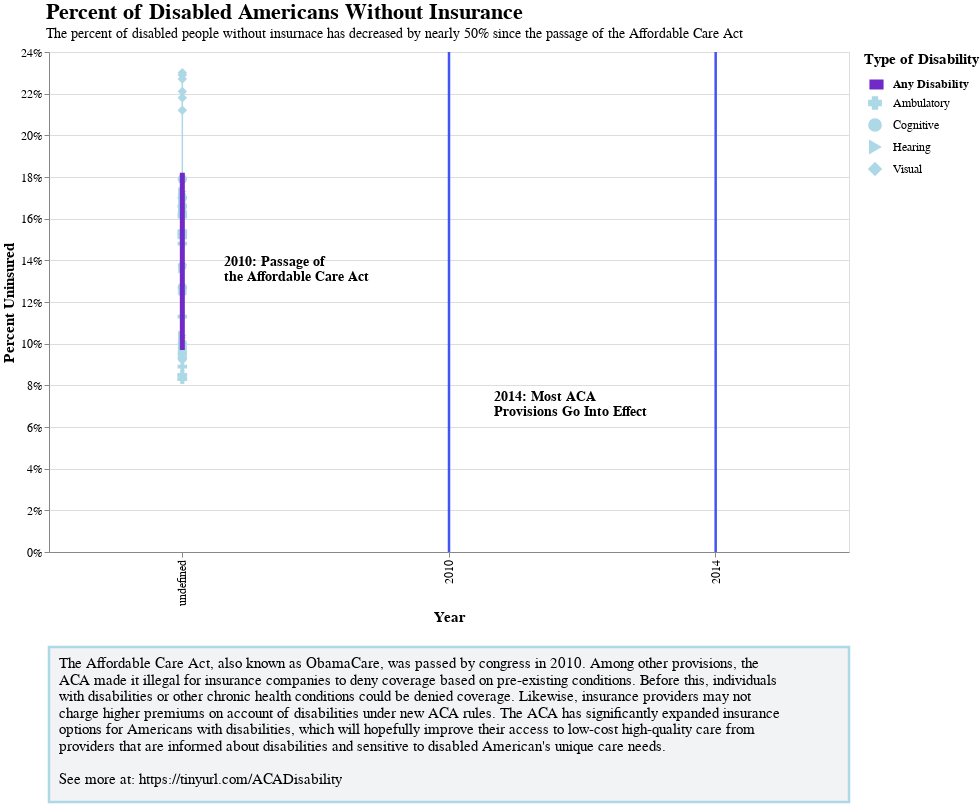

Source (notebook cell):
### Code cell
# fix rules at certain years
aca_df = pd.DataFrame({'year': [2010]})
aca_effect_df = pd.DataFrame({'year': [2014]})

# color scheme for types plot 
type_colors = ['lightblue', 'lightblue', 'lightblue', 'lightblue']

title = alt.TitleParams('Percent of Disabled Americans Without Insurance', 
                        subtitle = 'The percent of disabled people without insurnace has decreased by nearly 50% since the passage of the Affordable Care Act',
                        anchor = 'start',
                        dx = 45, 
                        fontSize = 22, 
                        subtitleFontSize = 14)

all_lines = alt.Chart(disability_df, title = title).transform_filter(
    alt.datum.type == 'Any Disability'
).mark_line(
    strokeWidth = 5
).encode(
    x = alt.X('year:O', axis = alt.Axis(title = 'Year', labelFontSize = 12, titleFontSize = 15)), 
    y = alt.Y('pct_uninsured:Q', 
              axis = alt.Axis(format = '%', title = 'Percent Uninsured', labelFontSize = 12, titleFontSize = 15)), 
    color = alt.Color('type:N', scale = alt.Scale(range = ['#712ac7']), 
                      legend = alt.Legend(title = 'Type of Disability', titleFontSize = 15, 
                                          labelFontSize = 12, labelFontWeight = 'bold', 
                                          symbolStrokeWidth = 10, symbolSize = 200,
                                          orient = "none", legendX = 815, legendY = 0))
)

type_lines = alt.Chart(disability_df).transform_filter(
    (alt.datum.type != 'Any Disability') & (alt.datum.type != 'No Disability') & 
    (alt.datum.type != 'Self-Care') & (alt.datum.type != 'Independent Living')
).mark_line(
    strokeWidth = 1.5
).encode(
    x = alt.X('year:O', axis = alt.Axis(title = 'Year')), 
    y = alt.Y('pct_uninsured:Q', axis = alt.Axis(format = '%', title = 'Percent Uninsured')), 
    color = alt.Color('type:N', scale = alt.Scale(range = type_colors), legend = None), 
    
    shape = alt.Shape('type:N', scale = alt.Scale(range = ['cross', 'circle','triangle-right', 'diamond']), 
                       legend = alt.Legend(title = '', labelFontSize = 12, labelOffset = 11,
                                           symbolFillColor = 'lightblue', symbolSize = 150,
                                           symbolStrokeColor = 'lightblue', orient = "none", 
                                           legendX = 819, legendY = 44)
                     )
)

aca_passage = alt.Chart(aca_df).mark_rule( 
    color = "#4254f5",
    size = 2.5
).encode(
    x = alt.X('year:O')
)

aca_passage_text = alt.Chart(aca_df).mark_text(
    lineBreak = r'\n',
    text = r"2010: Passage of \nthe Affordable Care Act",
    align = 'left',
    fontSize = 13.5, 
    fontWeight = 'bold',
    dy = -40,
    dx = -225
)

aca_effect = alt.Chart(aca_effect_df).mark_rule(
    color = "#4254f5",
    size = 2.5
).encode(
    x = alt.X('year:O')
)

aca_effect_text = alt.Chart(aca_effect_df).mark_text(
    lineBreak = r'\n',
    text = r'2014: Most ACA \nProvisions Go Into Effect', 
    align = 'left',
    fontSize = 13.5, 
    fontWeight = 'bold',
    dy = 95,
    dx = 45
)

layers = alt.layer(
    type_lines, all_lines, aca_passage, aca_effect, aca_passage_text, aca_effect_text
).resolve_scale(
    color = 'independent'
).properties(
    width = 800, 
    height = 500
)

box = alt.Chart({'values':[{}]}
).mark_rect(
    stroke = 'lightblue',
    strokeWidth = 2.5,
    color = '#f2f3f5'
).encode(
    x = alt.value(0),
    x2 = alt.value(800),
    y = alt.value(0),
    y2 = alt.value(155))

text = alt.Chart({'values':[{}]}
).mark_text(
    align = "left", 
    baseline = "top",
    fontSize = 14.5, 
    lineBreak = r"\n"
).encode(
    x = alt.value(10),  
    y = alt.value(10), 
    text = alt.value(info_box_str)
)

text_box = alt.layer(box, text)

alt.vconcat(layers, text_box, padding = 0).configure_point(size = 90)

### Figure 1 — Vega-Lite specification as saved in the notebook (floating-point values rounded to 4 significant figures)
{"config": {"view": {"continuousWidth": 400, "continuousHeight": 300}, "point": {"size": 90}}, "vconcat": [{"layer": [{"data": {"name": "data-718afdde24f61468ef73e4723db082f0"}, "mark": {"type": "line", "strokeWidth": 1.5}, "encoding": {"color": {"field": "type", "legend": null, "scale": {"range": ["lightblue", "lightblue", "lightblue", "lightblue"]}, "type": "nominal"}, "shape": {"field": "type", "legend": {"labelFontSize": 12, "labelOffset": 11, "legendX": 819, "legendY": 44, "orient": "none", "symbolFillColor": "lightblue", "symbolSize": 150, "symbolStrokeColor": "lightblue", "title": ""}, "scale": {"range": ["cross", "circle", "triangle-right", "diamond"]}, "type": "nominal"}, "x": {"axis": {"title": "Year"}, "field": "year", "type": "ordinal"}, "y": {"axis": {"format": "%", "title": "Percent Uninsured"}, "field": "pct_uninsured", "type": "quantitative"}}, "transform": [{"filter": "((((datum.type !== 'Any Disability') && (datum.type !== 'No Disability')) && (datum.type !== 'Self-Care')) && (datum.type !== 'Independent Living'))"}]}, {"data": {"name": "data-718afdde24f61468ef73e4723db082f0"}, "mark": {"type": "line", "strokeWidth": 5}, "encoding": {"color": {"field": "type", "legend": {"labelFontSize": 12, "labelFontWeight": "bold", "legendX": 815, "legendY": 0, "orient": "none", "symbolSize": 200, "symbolStrokeWidth": 10, "title": "Type of Disability", "titleFontSize": 15}, "scale": {"range": ["#712ac7"]}, "type": "nominal"}, "x": {"axis": {"labelFontSize": 12, "title": "Year", "titleFontSize": 15}, "field": "year", "type": "ordinal"}, "y": {"axis": {"format": "%", "labelFontSize": 12, "title": "Percent Uninsured", "titleFontSize": 15}, "field": "pct_uninsured", "type": "quantitative"}}, "title": {"text": "Percent of Disabled Americans Without Insurance", "anchor": "start", "dx": 45, "fontSize": 22, "subtitle": "The percent of disabled people without insurnace has decreased by nearly 50% since the passage of the Affordable Care Act", "subtitleFontSize": 14}, "transform": [{"filter": "(datum.type === 'Any Disability')"}]}, {"data": {"name": "data-962f2e8e7bcbf6a416e125be109601b9"}, "mark": {"type": "rule", "color": "#4254f5", "size": 2.5}, "encoding": {"x": {"field": "year", "type": "ordinal"}}}, {"data": {"name": "data-fbfe2440cea3351fbb8c5c6349791f37"}, "mark": {"type": "rule", "color": "#4254f5", "size": 2.5}, "encoding": {"x": {"field": "year", "type": "ordinal"}}}, {"data": {"name": "data-962f2e8e7bcbf6a416e125be109601b9"}, "mark": {"type": "text", "align": "left", "dx": -225, "dy": -40, "fontSize": 13.5, "fontWeight": "bold", "lineBreak": "\\n", "text": "2010: Passage of \\nthe Affordable Care Act"}}, {"data": {"name": "data-fbfe2440cea3351fbb8c5c6349791f37"}, "mark": {"type": "text", "align": "left", "dx": 45, "dy": 95, "fontSize": 13.5, "fontWeight": "bold", "lineBreak": "\\n", "text": "2014: Most ACA \\nProvisions Go Into Effect"}}], "height": 500, "resolve": {"scale": {"color": "independent"}}, "width": 800}, {"layer": [{"data": {"name": "empty"}, "mark": {"type": "rect", "color": "#f2f3f5", "stroke": "lightblue", "strokeWidth": 2.5}, "encoding": {"x": {"value": 0}, "x2": {"value": 800}, "y": {"value": 0}, "y2": {"value": 155}}}, {"data": {"name": "empty"}, "mark": {"type": "text", "align": "left", "baseline": "top", "fontSize": 14.5, "lineBreak": "\\n"}, "encoding": {"text": {"value": "The Affordable Care Act, also known as ObamaCare, was passed by congress in 2010. Among other provisions, the \\n \n    ACA made it illegal for insurance companies to deny coverage based on pre-existing conditions. Before this, individuals \\n\n    with disabilities or other chronic health conditions could be denied coverage. Likewise, insurance providers may not \\n \n    charge higher premiums on account of disabilities under new ACA rules. The ACA has significantly expanded insurance \\n\n    options for Americans with disabilities, which will hopefully improve their access to low-cost high-quality care from\\n\n    providers that are informed about disabilities and sensitive to disabled American's unique care needs. \n    \\n\\nSee more at: https://tinyurl.com/ACADisability"}, "x": {"value": 10}, "y": {"value": 10}}}]}], "padding": 0, "$schema": "https://vega.github.io/schema/vega-lite/v4.17.0.json", "datasets": {"data-718afdde24f61468ef73e4723db082f0": [{"type": "No Disability", "Percent": 78.6, "MOE": 0.09, "Number": 125845300, "MOE.1": 240410, "Base Pop.": 160122800, "Sample Size": 1547305, "pct_uninsured": 0.214}, {"type": "Any Disability", "Percent": 82.2, "MOE": 0.25, "Number": 15077300, "MOE.1": 105380, "Base Pop.": 18348600, "Sample Size": 182621, "pct_uninsured": 0.178}, {"type": "Visual", "Percent": 77.0, "MOE": 0.67, "Number": 2367400, "MOE.1": 42650, "Base Pop.": 3074800, "Sample Size": 29462, "pct_uninsured": 0.23}, {"type": "Hearing", "Percent": 82.7, "MOE": 0.54, "Number": 3187900, "MOE.1": 49420, "Base Pop.": 3855100, "Sample Size": 39602, "pct_uninsured": 0.173}, {"type": "Ambulatory", "Percent": 84.7, "MOE": 0.32, "Number": 8256800, "MOE.1": 78880, "Base Pop.": 9746200, "Sample Size": 97115, "pct_uninsured": 0.153}, {"type": "Cognitive", "Percent": 83.0, "MOE": 0.38, "Number": 6190100, "MOE.1": 68530, "Base Pop.": 7458800, "Sample Size": 71254, "pct_uninsured": 0.17}, {"type": "Self-Care", "Percent": 88.1, "MOE": 0.49, "Number": 2966300, "MOE.1": 47690, "Base Pop.": 3366600, "Sample Size": 33289, "pct_uninsured": 0.119}, {"type": "Independent Living", "Percent": 87.4, "MOE": 0.36, "Number": 5599200, "MOE.1": 65240, "Base Pop.": 6407600, "Sample Size": 63615, "pct_uninsured": 0.126}, {"type": "No Disability", "Percent": 78.8, "MOE": 0.09, "Number": 126998300, "MOE.1": 241350, "Base Pop.": 161178900, "Sample Size": 1528273, "pct_uninsured": 0.212}, {"type": "Any Disability", "Percent": 82.5, "MOE": 0.24, "Number": 15555000, "MOE.1": 106970, "Base Pop.": 18858600, "Sample Size": 198735, "pct_uninsured": 0.175}, {"type": "Visual", "Percent": 77.1, "MOE": 0.65, "Number": 2496600, "MOE.1": 43790, "Base Pop.": 3237100, "Sample Size": 32553, "pct_uninsured": 0.229}, {"type": "Hearing", "Percent": 82.8, "MOE": 0.53, "Number": 3260100, "MOE.1": 49980, "Base Pop.": 3935200, "Sample Size": 41460, "pct_uninsured": 0.172}, {"type": "Ambulatory", "Percent": 84.6, "MOE": 0.32, "Number": 8435500, "MOE.1": 79710, "Base Pop.": 9969000, "Sample Size": 105576, "pct_uninsured": 0.154}, {"type": "Cognitive", "Percent": 83.4, "MOE": 0.37, "Number": 6411100, "MOE.1": 69720, "Base Pop.": 7684000, "Sample Size": 81297, "pct_uninsured": 0.166}, {"type": "Self-Care", "Percent": 87.8, "MOE": 0.49, "Number": 3094800, "MOE.1": 48710, "Base Pop.": 3525400, "Sample Size": 38393, "pct_uninsured": 0.122}, {"type": "Independent Living", "Percent": 87.1, "MOE": 0.36, "Number": 5810200, "MOE.1": 66440, "Base Pop.": 6671300, "Sample Size": 72490, "pct_uninsured": 0.129}, {"type": "No Disability", "Percent": 87.7, "MOE": 0.07, "Number": 144363400, "MOE.1": 234040, "Base Pop.": 164520200, "Sample Size": 1536835, "pct_uninsured": 0.123}, {"type": "Any Disability", "Percent": 90.3, "MOE": 0.17, "Number": 18112700, "MOE.1": 108290, "Base Pop.": 20062500, "Sample Size": 198696, "pct_uninsured": 0.097}, {"type": "Visual", "Percent": 87.6, "MOE": 0.44, "Number": 3326300, "MOE.1": 47520, "Base Pop.": 3798200, "Sample Size": 36727, "pct_uninsured": 0.124}, {"type": "Hearing", "Percent": 90.1, "MOE": 0.39, "Number": 3544600, "MOE.1": 49030, "Base Pop.": 3934300, "Sample Size": 39416, "pct_uninsured": 0.099}, {"type": "Ambulatory", "Percent": 91.7, "MOE": 0.23, "Number": 9197700, "MOE.1": 78280, "Base Pop.": 10027900, "Sample Size": 99215, "pct_uninsured": 0.083}, {"type": "Cognitive", "Percent": 90.7, "MOE": 0.26, "Number": 7622800, "MOE.1": 71450, "Base Pop.": 8408200, "Sample Size": 81954, "pct_uninsured": 0.093}, {"type": "Self-Care", "Percent": 93.0, "MOE": 0.35, "Number": 3326000, "MOE.1": 47510, "Base Pop.": 3575900, "Sample Size": 35973, "pct_uninsured": 0.07}, {"type": "Independent Living", "Percent": 92.5, "MOE": 0.26, "Number": 6619200, "MOE.1": 66680, "Base Pop.": 7156600, "Sample Size": 71736, "pct_uninsured": 0.075}, {"type": "No Disability", "Percent": 87.6, "MOE": 0.07, "Number": 145400200, "MOE.1": 234960, "Base Pop.": 165987300, "Sample Size": 1556444, "pct_uninsured": 0.124}, {"type": "Any Disability", "Percent": 90.2, "MOE": 0.18, "Number": 17704000, "MOE.1": 107150, "Base Pop.": 19637200, "Sample Size": 195644, "pct_uninsured": 0.098}, {"type": "Visual", "Percent": 87.5, "MOE": 0.45, "Number": 3248400, "MOE.1": 46960, "Base Pop.": 3714400, "Sample Size": 35356, "pct_uninsured": 0.125}, {"type": "Hearing", "Percent": 90.2, "MOE": 0.4, "Number": 3468500, "MOE.1": 48510, "Base Pop.": 3847000, "Sample Size": 38791, "pct_uninsured": 0.098}, {"type": "Ambulatory", "Percent": 91.7, "MOE": 0.23, "Number": 8804700, "MOE.1": 76650, "Base Pop.": 9604200, "Sample Size": 95270, "pct_uninsured": 0.083}, {"type": "Cognitive", "Percent": 90.4, "MOE": 0.27, "Number": 7461900, "MOE.1": 70710, "Base Pop.": 8253300, "Sample Size": 81575, "pct_uninsured": 0.096}, {"type": "Self-Care", "Percent": 93.2, "MOE": 0.36, "Number": 3206800, "MOE.1": 46660, "Base Pop.": 3442300, "Sample Size": 34887, "pct_uninsured": 0.068}, {"type": "Independent Living", "Percent": 92.6, "MOE": 0.26, "Number": 6447500, "MOE.1": 65840, "Base Pop.": 6961300, "Sample Size": 70302, "pct_uninsured": 0.074}, {"type": "No Disability", "Percent": 83.5, "MOE": 0.08, "Number": 136502800, "MOE.1": 231380, "Base Pop.": 163511000, "Sample Size": 1534915, "pct_uninsured": 0.165}, {"type": "Any Disability", "Percent": 86.7, "MOE": 0.2, "Number": 17128900, "MOE.1": 105430, "Base Pop.": 19754700, "Sample Size": 200275, "pct_uninsured": 0.133}, {"type": "Visual", "Percent": 83.0, "MOE": 0.51, "Number": 3066600, "MOE.1": 45640, "Base Pop.": 3692900, "Sample Size": 35984, "pct_uninsured": 0.17}, {"type": "Hearing", "Percent": 86.4, "MOE": 0.45, "Number": 3438300, "MOE.1": 48300, "Base Pop.": 3980800, "Sample Size": 40685, "pct_uninsured": 0.136}, {"type": "Ambulatory", "Percent": 88.7, "MOE": 0.26, "Number": 8970400, "MOE.1": 77320, "Base Pop.": 10116500, "Sample Size": 102763, "pct_uninsured": 0.113}, {"type": "Cognitive", "Percent": 87.3, "MOE": 0.3, "Number": 7141500, "MOE.1": 69200, "Base Pop.": 8179900, "Sample Size": 82039, "pct_uninsured": 0.127}, {"type": "Self-Care", "Percent": 90.7, "MOE": 0.4, "Number": 3215300, "MOE.1": 46720, "Base Pop.": 3545000, "Sample Size": 36737, "pct_uninsured": 0.093}, {"type": "Independent Living", "Percent": 90.3, "MOE": 0.29, "Number": 6300000, "MOE.1": 65080, "Base Pop.": 6977300, "Sample Size": 71938, "pct_uninsured": 0.097}, {"type": "No Disability", "Percent": 87.4, "MOE": 0.07, "Number": 145459100, "MOE.1": 235380, "Base Pop.": 166425000, "Sample Size": 1561181, "pct_uninsured": 0.126}, {"type": "Any Disability", "Percent": 90.0, "MOE": 0.18, "Number": 17409500, "MOE.1": 106320, "Base Pop.": 19338800, "Sample Size": 191849, "pct_uninsured": 0.1}, {"type": "Visual", "Percent": 87.4, "MOE": 0.45, "Number": 3231000, "MOE.1": 46840, "Base Pop.": 3698900, "Sample Size": 35040, "pct_uninsured": 0.126}, {"type": "Hearing", "Percent": 89.9, "MOE": 0.4, "Number": 3413900, "MOE.1": 48130, "Base Pop.": 3797000, "Sample Size": 38053, "pct_uninsured": 0.101}, {"type": "Ambulatory", "Percent": 91.5, "MOE": 0.24, "Number": 8498700, "MOE.1": 75350, "Base Pop.": 9285900, "Sample Size": 91438, "pct_uninsured": 0.085}, {"type": "Cognitive", "Percent": 90.5, "MOE": 0.27, "Number": 7460300, "MOE.1": 70710, "Base Pop.": 8239400, "Sample Size": 80681, "pct_uninsured": 0.095}, {"type": "Self-Care", "Percent": 92.9, "MOE": 0.37, "Number": 3142400, "MOE.1": 46200, "Base Pop.": 3382300, "Sample Size": 33672, "pct_uninsured": 0.071}, {"type": "Independent Living", "Percent": 92.4, "MOE": 0.26, "Number": 6440200, "MOE.1": 65800, "Base Pop.": 6969100, "Sample Size": 69922, "pct_uninsured": 0.076}, {"type": "No Disability", "Percent": 87.0, "MOE": 0.07, "Number": 144508600, "MOE.1": 235530, "Base Pop.": 166049800, "Sample Size": 1560321, "pct_uninsured": 0.13}, {"type": "Any Disability", "Percent": 89.6, "MOE": 0.18, "Number": 17449200, "MOE.1": 106450, "Base Pop.": 19477300, "Sample Size": 193077, "pct_uninsured": 0.104}, {"type": "Visual", "Percent": 86.2, "MOE": 0.47, "Number": 3129200, "MOE.1": 46100, "Base Pop.": 3631100, "Sample Size": 33995, "pct_uninsured": 0.138}, {"type": "Hearing", "Percent": 89.6, "MOE": 0.41, "Number": 3423200, "MOE.1": 48200, "Base Pop.": 3819300, "Sample Size": 38157, "pct_uninsured": 0.104}, {"type": "Ambulatory", "Percent": 91.5, "MOE": 0.24, "Number": 8387000, "MOE.1": 74870, "Base Pop.": 9163100, "Sample Size": 90286, "pct_uninsured": 0.085}, {"type": "Cognitive", "Percent": 90.0, "MOE": 0.27, "Number": 7649500, "MOE.1": 71580, "Base Pop.": 8501100, "Sample Size": 83744, "pct_uninsured": 0.1}, {"type": "Self-Care", "Percent": 93.2, "MOE": 0.36, "Number": 3151600, "MOE.1": 46270, "Base Pop.": 3382500, "Sample Size": 34044, "pct_uninsured": 0.068}, {"type": "Independent Living", "Percent": 91.9, "MOE": 0.27, "Number": 6504100, "MOE.1": 66120, "Base Pop.": 7074200, "Sample Size": 71368, "pct_uninsured": 0.081}, {"type": "No Disability", "Percent": 86.6, "MOE": 0.07, "Number": 142658600, "MOE.1": 233270, "Base Pop.": 164707900, "Sample Size": 1540991, "pct_uninsured": 0.134}, {"type": "Any Disability", "Percent": 89.6, "MOE": 0.18, "Number": 17657500, "MOE.1": 106980, "Base Pop.": 19703800, "Sample Size": 198395, "pct_uninsured": 0.104}, {"type": "Visual", "Percent": 86.3, "MOE": 0.47, "Number": 3136000, "MOE.1": 46150, "Base Pop.": 3633200, "Sample Size": 35287, "pct_uninsured": 0.137}, {"type": "Hearing", "Percent": 89.7, "MOE": 0.4, "Number": 3476800, "MOE.1": 48570, "Base Pop.": 3875800, "Sample Size": 39826, "pct_uninsured": 0.103}, {"type": "Ambulatory", "Percent": 91.1, "MOE": 0.24, "Number": 9100200, "MOE.1": 77870, "Base Pop.": 9989000, "Sample Size": 100725, "pct_uninsured": 0.089}, {"type": "Cognitive", "Percent": 90.2, "MOE": 0.27, "Number": 7435000, "MOE.1": 70580, "Base Pop.": 8245400, "Sample Size": 81971, "pct_uninsured": 0.098}, {"type": "Self-Care", "Percent": 92.6, "MOE": 0.36, "Number": 3294200, "MOE.1": 47290, "Base Pop.": 3556300, "Sample Size": 36465, "pct_uninsured": 0.074}, {"type": "Independent Living", "Percent": 91.9, "MOE": 0.27, "Number": 6429800, "MOE.1": 65740, "Base Pop.": 6993100, "Sample Size": 71602, "pct_uninsured": 0.081}, {"type": "No Disability", "Percent": 80.5, "MOE": 0.09, "Number": 126441100, "MOE.1": 253200, "Base Pop.": 157055300, "Sample Size": 1514867, "pct_uninsured": 0.195}, {"type": "Any Disability", "Percent": 81.8, "MOE": 0.27, "Number": 14982100, "MOE.1": 111190, "Base Pop.": 18312900, "Sample Size": 178808, "pct_uninsured": 0.182}, {"type": "Visual", "Percent": 77.3, "MOE": 0.68, "Number": 2560600, "MOE.1": 46950, "Base Pop.": 3314200, "Sample Size": 30434, "pct_uninsured": 0.227}, {"type": "Hearing", "Percent": 83.0, "MOE": 0.55, "Number": 3310600, "MOE.1": 53310, "Base Pop.": 3990400, "Sample Size": 40827, "pct_uninsured": 0.17}, {"type": "Ambulatory", "Percent": 83.9, "MOE": 0.35, "Number": 7968400, "MOE.1": 82070, "Base Pop.": 9498200, "Sample Size": 93756, "pct_uninsured": 0.161}, {"type": "Cognitive", "Percent": 82.1, "MOE": 0.42, "Number": 5926000, "MOE.1": 71020, "Base Pop.": 7213700, "Sample Size": 67209, "pct_uninsured": 0.179}, {"type": "Self-Care", "Percent": 86.8, "MOE": 0.55, "Number": 2814100, "MOE.1": 49190, "Base Pop.": 3240900, "Sample Size": 31133, "pct_uninsured": 0.132}, {"type": "Independent Living", "Percent": 86.4, "MOE": 0.4, "Number": 5431700, "MOE.1": 68050, "Base Pop.": 6289600, "Sample Size": 60862, "pct_uninsured": 0.136}, {"type": "No Disability", "Percent": 79.1, "MOE": 0.08, "Number": 128244900, "MOE.1": 228080, "Base Pop.": 162107000, "Sample Size": 1532753, "pct_uninsured": 0.209}, {"type": "Any Disability", "Percent": 82.8, "MOE": 0.23, "Number": 15635800, "MOE.1": 100940, "Base Pop.": 18890100, "Sample Size": 194574, "pct_uninsured": 0.172}, {"type": "Visual", "Percent": 77.9, "MOE": 0.6, "Number": 2560100, "MOE.1": 41730, "Base Pop.": 3286100, "Sample Size": 32021, "pct_uninsured": 0.221}, {"type": "Hearing", "Percent": 83.4, "MOE": 0.5, "Number": 3218500, "MOE.1": 46740, "Base Pop.": 3857100, "Sample Size": 40210, "pct_uninsured": 0.166}, {"type": "Ambulatory", "Percent": 84.9, "MOE": 0.3, "Number": 8398000, "MOE.1": 74870, "Base Pop.": 9888800, "Sample Size": 102232, "pct_uninsured": 0.151}, {"type": "Cognitive", "Percent": 83.8, "MOE": 0.35, "Number": 6494100, "MOE.1": 66040, "Base Pop.": 7748800, "Sample Size": 79991, "pct_uninsured": 0.162}, {"type": "Self-Care", "Percent": 88.3, "MOE": 0.45, "Number": 3086400, "MOE.1": 45780, "Base Pop.": 3493800, "Sample Size": 37072, "pct_uninsured": 0.117}, {"type": "Independent Living", "Percent": 87.4, "MOE": 0.34, "Number": 5871700, "MOE.1": 62860, "Base Pop.": 6719800, "Sample Size": 71279, "pct_uninsured": 0.126}, {"type": "No Disability", "Percent": 79.4, "MOE": 0.08, "Number": 128919600, "MOE.1": 228820, "Base Pop.": 162331700, "Sample Size": 1542890, "pct_uninsured": 0.206}, {"type": "Any Disability", "Percent": 83.0, "MOE": 0.22, "Number": 16280000, "MOE.1": 102910, "Base Pop.": 19618200, "Sample Size": 199997, "pct_uninsured": 0.17}, {"type": "Visual", "Percent": 78.8, "MOE": 0.56, "Number": 2891300, "MOE.1": 44330, "Base Pop.": 3667200, "Sample Size": 36026, "pct_uninsured": 0.212}, {"type": "Hearing", "Percent": 83.5, "MOE": 0.49, "Number": 3333500, "MOE.1": 47560, "Base Pop.": 3992400, "Sample Size": 41246, "pct_uninsured": 0.165}, {"type": "Ambulatory", "Percent": 85.2, "MOE": 0.29, "Number": 8615100, "MOE.1": 75810, "Base Pop.": 10111000, "Sample Size": 102813, "pct_uninsured": 0.148}, {"type": "Cognitive", "Percent": 83.7, "MOE": 0.34, "Number": 6648900, "MOE.1": 66810, "Base Pop.": 7948200, "Sample Size": 80369, "pct_uninsured": 0.163}, {"type": "Self-Care", "Percent": 88.2, "MOE": 0.45, "Number": 3104500, "MOE.1": 45920, "Base Pop.": 3521100, "Sample Size": 36431, "pct_uninsured": 0.118}, {"type": "Independent Living", "Percent": 87.5, "MOE": 0.33, "Number": 5959600, "MOE.1": 63330, "Base Pop.": 6811600, "Sample Size": 70467, "pct_uninsured": 0.125}, {"type": "No Disability", "Percent": 79.5, "MOE": 0.07, "Number": 126146700, "MOE.1": 183430, "Base Pop.": 158622200, "Sample Size": 1528114, "pct_uninsured": 0.205}, {"type": "Any Disability", "Percent": 82.6, "MOE": 0.19, "Number": 15190400, "MOE.1": 80850, "Base Pop.": 18382600, "Sample Size": 181131, "pct_uninsured": 0.174}, {"type": "Visual", "Percent": 78.2, "MOE": 0.49, "Number": 2469900, "MOE.1": 33310, "Base Pop.": 3156700, "Sample Size": 29607, "pct_uninsured": 0.218}, {"type": "Hearing", "Percent": 83.7, "MOE": 0.4, "Number": 3206000, "MOE.1": 37900, "Base Pop.": 3829400, "Sample Size": 39569, "pct_uninsured": 0.163}, {"type": "Ambulatory", "Percent": 84.8, "MOE": 0.24, "Number": 8263900, "MOE.1": 60340, "Base Pop.": 9739500, "Sample Size": 96738, "pct_uninsured": 0.152}, {"type": "Cognitive", "Percent": 83.4, "MOE": 0.29, "Number": 6157800, "MOE.1": 52270, "Base Pop.": 7385200, "Sample Size": 69278, "pct_uninsured": 0.166}, {"type": "Self-Care", "Percent": 88.1, "MOE": 0.38, "Number": 2913100, "MOE.1": 36140, "Base Pop.": 3307500, "Sample Size": 32116, "pct_uninsured": 0.119}, {"type": "Independent Living", "Percent": 87.8, "MOE": 0.28, "Number": 5555100, "MOE.1": 49690, "Base Pop.": 6324100, "Sample Size": 61949, "pct_uninsured": 0.122}], "data-962f2e8e7bcbf6a416e125be109601b9": [{"year": 2010}], "data-fbfe2440cea3351fbb8c5c6349791f37": [{"year": 2014}], "empty": [{}]}}
